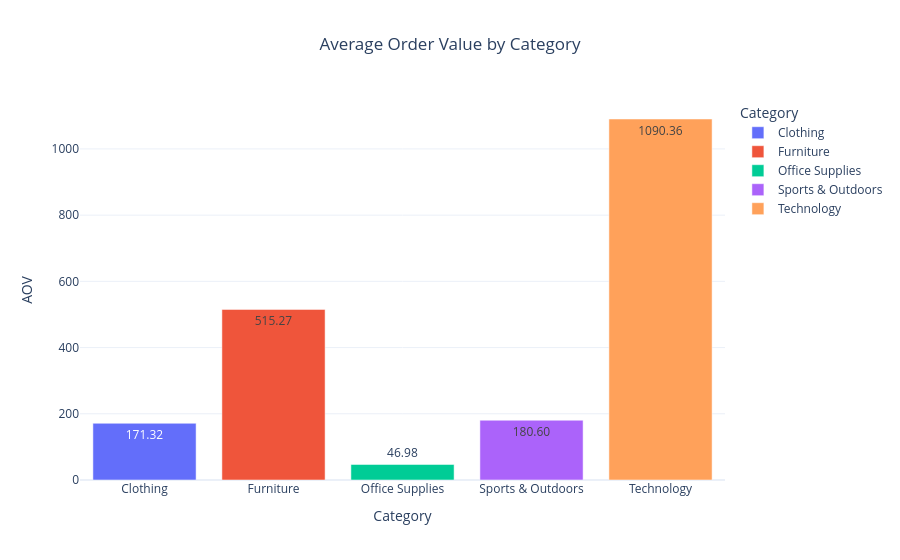

Notebook code for this chart:
### Code cell
import plotly.express as px

aov_category = (
    df.groupby("Category")
      .agg(
          Revenue=("Sales","sum"),
          Orders=("OrderID","nunique")
      )
      .reset_index()
)

aov_category["AOV"] = aov_category["Revenue"] / aov_category["Orders"]

fig = px.bar(
    aov_category,
    x="Category",
    y="AOV",
    color="Category",
    text_auto=".2f",
    title="Average Order Value by Category",
    template="plotly_white"
)

fig.update_layout(title_x=0.5)

fig.show()

### Figure 1 — Plotly figure (JSON) as saved in the notebook; plotly's stock layout.template omitted (floating-point values rounded to 4 significant figures)
{"data": [{"hovertemplate": "Category=%{x}<br>AOV=%{y}<extra></extra>", "legendgroup": "Clothing", "marker": {"color": "#636efa", "pattern": {"shape": ""}}, "name": "Clothing", "orientation": "v", "showlegend": true, "textposition": "auto", "texttemplate": "%{y:.2f}", "type": "bar", "x": ["Clothing"], "xaxis": "x", "y": [171.3], "yaxis": "y"}, {"hovertemplate": "Category=%{x}<br>AOV=%{y}<extra></extra>", "legendgroup": "Furniture", "marker": {"color": "#EF553B", "pattern": {"shape": ""}}, "name": "Furniture", "orientation": "v", "showlegend": true, "textposition": "auto", "texttemplate": "%{y:.2f}", "type": "bar", "x": ["Furniture"], "xaxis": "x", "y": [515.3], "yaxis": "y"}, {"hovertemplate": "Category=%{x}<br>AOV=%{y}<extra></extra>", "legendgroup": "Office Supplies", "marker": {"color": "#00cc96", "pattern": {"shape": ""}}, "name": "Office Supplies", "orientation": "v", "showlegend": true, "textposition": "auto", "texttemplate": "%{y:.2f}", "type": "bar", "x": ["Office Supplies"], "xaxis": "x", "y": [46.98], "yaxis": "y"}, {"hovertemplate": "Category=%{x}<br>AOV=%{y}<extra></extra>", "legendgroup": "Sports & Outdoors", "marker": {"color": "#ab63fa", "pattern": {"shape": ""}}, "name": "Sports & Outdoors", "orientation": "v", "showlegend": true, "textposition": "auto", "texttemplate": "%{y:.2f}", "type": "bar", "x": ["Sports & Outdoors"], "xaxis": "x", "y": [180.6], "yaxis": "y"}, {"hovertemplate": "Category=%{x}<br>AOV=%{y}<extra></extra>", "legendgroup": "Technology", "marker": {"color": "#FFA15A", "pattern": {"shape": ""}}, "name": "Technology", "orientation": "v", "showlegend": true, "textposition": "auto", "texttemplate": "%{y:.2f}", "type": "bar", "x": ["Technology"], "xaxis": "x", "y": [1090.0], "yaxis": "y"}], "layout": {"barmode": "relative", "legend": {"title": {"text": "Category"}, "tracegroupgap": 0}, "title": {"text": "Average Order Value by Category", "x": 0.5}, "xaxis": {"anchor": "y", "categoryarray": ["Clothing", "Furniture", "Office Supplies", "Sports & Outdoors", "Technology"], "categoryorder": "array", "domain": [0, 1], "title": {"text": "Category"}}, "yaxis": {"anchor": "x", "domain": [0, 1], "title": {"text": "AOV"}}}}
